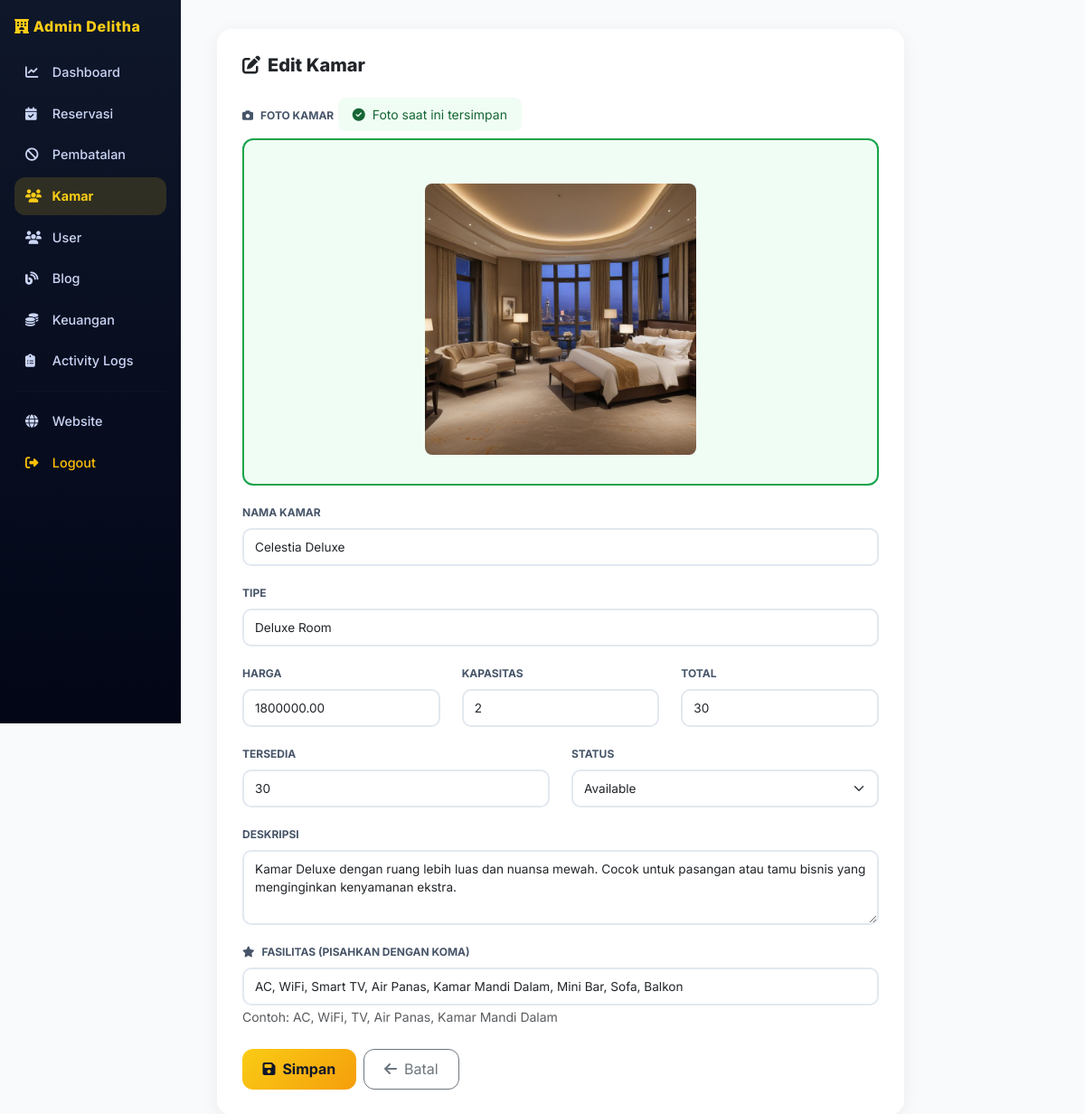
Screenshot of /admin/rooms/room_edit.php?id=4 (signed in) with the database file from the repository.
### tables this page shows
CREATE TABLE `rooms` (
  `id` int NOT NULL,
  `name` varchar(100) NOT NULL,
  `type` varchar(50) NOT NULL,
  `price` decimal(10,2) NOT NULL,
  `capacity` int NOT NULL,
  `total_rooms` int NOT NULL,
  `available_rooms` int NOT NULL,
  `facilities` text,
  `description` text,
  `image` varchar(255) DEFAULT NULL,
  `status` enum('available','maintenance') DEFAULT 'available',
  `created_at` timestamp NOT NULL DEFAULT CURRENT_TIMESTAMP,
  `updated_at` timestamp NOT NULL DEFAULT CURRENT_TIMESTAMP ON UPDATE CURRENT_TIMESTAMP
);

### admin/rooms/room_edit.php (the view, shortened to what this page needs)
<?php
require_once '../../config/database.php';
$id = $_GET['id'] ?? null;
$room = mysqli_fetch_assoc(mysqli_query($conn, "SELECT * FROM rooms WHERE id='$id'"));
?>
<!DOCTYPE html>
<html lang="id">
<head>
<link href="https://cdn.jsdelivr.net/npm/bootstrap@5.3.2/dist/css/bootstrap.min.css" rel="stylesheet">
<link href="https://cdnjs.cloudflare.com/ajax/libs/font-awesome/6.5.0/css/all.min.css" rel="stylesheet">
</head>
<body>
<?php include_once '../../includes/sidebar.php'; ?>
<div class="main-content">
        <div class="form-wrapper">
            <div class="card-form">
                <h5><i class="fa-solid fa-pen-to-square me-2"></i>Edit Kamar</h5>
                <form method="post" enctype="multipart/form-data">
                    <div class="mb-3">
                        <label class="form-label">
                            <i class="fa-solid fa-camera me-2"></i>Foto Kamar
                        </label>
                        <?php if(!empty($room['image']) && file_exists('../../uploads/rooms/'.$room['image'])): ?>
                            <div class="current-image-label">
                                <i class="fa-solid fa-check-circle me-1"></i>
                                Foto saat ini tersimpan
                            </div>
                        <?php endif; ?>
                        <div class="image-upload-wrapper <?= !empty($room['image']) ? 'has-image' : '' ?>"
                             onclick="document.getElementById('imageInput').click()">
                            <?php if (!empty($room['image'])): ?>
                            <img id="imagePreview"
                                 src="<?= BASE_URL ?>/uploads/rooms/<?= htmlspecialchars($room['image']) ?>"
                                 alt="Preview">
                            <?php else: ?>
                            <img id="imagePreview" alt="Preview" style="display:none">
                            <?php endif; ?>
                        </div>
                    </div>
                    <div class="mb-3">
                        <label class="form-label">Nama Kamar</label>
                        <input type="text" name="name" class="form-control" value="<?= htmlspecialchars($room['name']) ?>" required>
                    </div>
                    <div class="mb-3">
                        <label class="form-label">Tipe</label>
                        <input type="text" name="type" class="form-control" value="<?= htmlspecialchars($room['type']) ?>" required>
                    </div>
                    <div class="row">
                        <div class="col-md-4 mb-3">
                            <label class="form-label">Harga</label>
                            <input type="number" name="price" class="form-control" value="<?= $room['price'] ?>" required>
                        </div>
                        <div class="col-md-4 mb-3">
                            <label class="form-label">Kapasitas</label>
                            <input type="number" name="capacity" class="form-control" value="<?= $room['capacity'] ?>" required>
                        </div>
                        <div class="col-md-4 mb-3">
                            <label class="form-label">Total</label>
                            <input type="number" name="total_rooms" class="form-control" value="<?= $room['total_rooms'] ?>" required>
                        </div>
                    </div>
                    <div class="row">
                        <div class="col-md-6 mb-3">
                            <label class="form-label">Tersedia</label>
                            <input type="number" name="available_rooms" class="form-control" value="<?= $room['available_rooms'] ?>" required>
                        </div>
                        <div class="col-md-6 mb-3">
                            <label class="form-label">Status</label>
                            <select name="status" class="form-select" required>
                                <option value="available" <?= $room['status']=='available'?'selected':'' ?>>Available</option>
                            </select>
                        </div>
                    </div>
                    <div class="mb-3">
                        <label class="form-label">Deskripsi</label>
                        <textarea name="description" class="form-control" rows="3" required><?= htmlspecialchars($room['description']) ?></textarea>
                    </div>
                    <div class="mb-4">
                        <label class="form-label">
                            <i class="fa-solid fa-star me-2"></i>Fasilitas (pisahkan dengan koma)
                        </label>
                        <input
                            type="text"
                            name="facilities"
                            class="form-control"
                            value="<?= htmlspecialchars($room['facilities'] ?? '') ?>"
                            placeholder="AC, WiFi, TV, Air Panas, Kamar Mandi Dalam">
                        <small class="text-muted">Contoh: AC, WiFi, TV, Air Panas, Kamar Mandi Dalam</small>
                    </div>
                    <div class="d-flex gap-2">
                        <button class="btn-save">
                            <i class="fa-solid fa-save me-2"></i>Simpan
                        </button>
                        <a href="<?= BASE_URL ?>/admin/rooms/rooms.php" class="btn btn-outline-secondary">
                            <i class="fa-solid fa-arrow-left me-2"></i>Batal
                        </a>
                    </div>
                </form>
            </div>
        </div>
</div>
</body>
</html>

### admin/rooms/room_edit.php (style rules this page uses)
body { background:#f8fafc;font-family:'Inter',sans-serif }
.main-content { margin-left: 200px; padding: 2rem 2.5rem; }
.form-wrapper { max-width:760px }
.card-form { background:#fff; border-radius:16px; padding:1.75rem; box-shadow:0 4px 20px rgba(0,0,0,.06); }
.card-form h5 { font-size:1.25rem; font-weight:800; margin-bottom:1.5rem; }
.form-label { font-size:.75rem; font-weight:700; text-transform:uppercase; color:#475569; }
.form-control, .form-select { font-size:.85rem; border-radius:10px; padding:.55rem .75rem; border:2px solid #e2e8f0; transition:.25s; }
.image-upload-wrapper { position:relative; border:2px dashed #cbd5e1; border-radius:12px; padding:2rem; text-align:center; background:#f8fafc; transition:.25s; cursor:pointer; }
.image-upload-wrapper.has-image { border-style:solid; border-color:#16a34a; background:#f0fdf4; }
#imagePreview { max-width:100%; max-height:300px; border-radius:8px; margin-top:1rem; }
.current-image-label { background:#f0fdf4; color:#166534; padding:.5rem 1rem; border-radius:8px; display:inline-block; margin-bottom:.5rem; font-size:.875rem; }
.btn-save { background:linear-gradient(135deg,#facc15,#f59e0b); border:none; font-weight:700; border-radius:12px; padding:.6rem 1.4rem; color:#0f172a; }
.btn-outline-secondary { border-radius:12px; padding:.6rem 1.4rem; }

### rows the page displays
rooms: image (picture), name "Celestia Deluxe", type "Deluxe Room", price "1800000.00", capacity "2", total_rooms "30", available_rooms "30", status "Available", description "Kamar Deluxe dengan ruang lebih luas dan nuansa mewah. Cocok untuk pasangan atau tamu bisnis yang menginginkan kenyamanan ekstra.", facilities "AC, WiFi, Smart TV, Air Panas, Kamar Mandi Dalam, Mini Bar, Sofa, Balkon"
